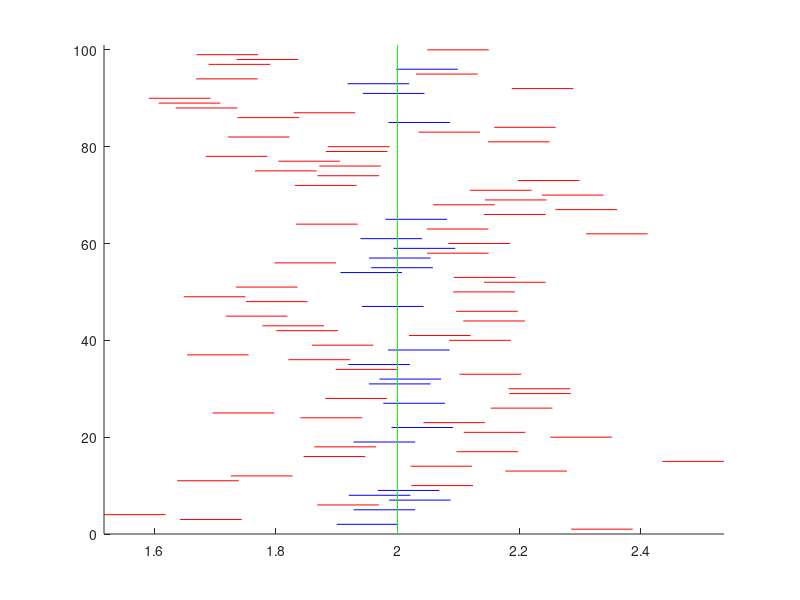

MATLAB code to generate this figure:
%% Problem 4: Simulering av konfidensintervall
% Parametrar:
n = 25; %Antal matningar
mu = 2; %Vantevardet
sigma = 1; %Standardavvikelsen
alpha = 0.8;
%Simulerar n observationer for varje intervall
x = normrnd(mu, sigma,n,100); %n x 100 matris med varden
%Skattar mu med medelvardet
xbar = mean(x); %vektor med 100 medelvarden.
%calculate mean
% calculate övre och undre gränserna
%Beraknar de undre och ovre granserna
undre = xbar - norminv(1-alpha/2)*sigma/sqrt(n);
ovre = xbar + norminv(1-alpha/2)*sigma/sqrt(n);
%Ritar upp alla intervall
figure(1)
hold on
for k=1:100
if ovre(k) < mu % Rodmarkerar intervall som missar mu
plot([undre(k) ovre(k)],[k k],'r')
elseif undre(k) > mu
plot([undre(k) ovre(k)],[k k],'r')
else
plot([undre(k) ovre(k)],[k k],'b')
end
end
%b1 och b2 ar bara till for att figuren ska se snygg ut.
b1 = min(xbar - norminv(1 - alpha/2)*sigma/sqrt(n));
b2 = max(xbar + norminv(1 - alpha/2)*sigma/sqrt(n));
axis([b1 b2 0 101]) %Tar bort outnyttjat utrymme i figuren
%Ritar ut det sanna vardet
plot([mu mu],[0 101],'g')
hold off